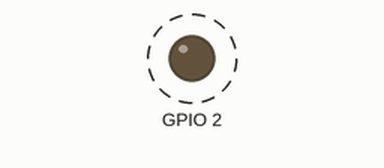
This sketch was run on a simulated ESP8266 (NodeMCU). On the bench: output pins drawn as LEDs (lit = HIGH). Dashed ring = blinking. WiFi joins after 1.5 s; servers stay silent unless stated; what the sketch prints to the serial monitor is not drawn.

Above: at 2.0 s.
Timing chart, 0 to 6.1 s (numbered marks = the images above):
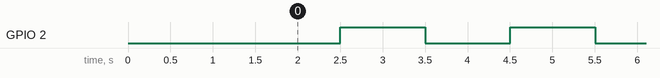

The sketch:

reset_pwr.ino
```cpp
#include <ESP8266WiFi.h>

// Define the restart delay in milliseconds (minutes)
int minutes = 1;
long RESTART_DELAY = minutes * 60 * 1000;

void setup() {
  // Initialize serial communication
  Serial.begin(115200);
  pinMode(2, OUTPUT);

  // Connect to Wi-Fi
  WiFi.begin("wkman_ais", "0900106833");
  while (WiFi.status() != WL_CONNECTED) {
    delay(500);
    Serial.print(".");
  }
  Serial.println("WiFi connected");


}

void loop() {

  for (int i = 1; i <= 100; i++) {
    digitalWrite(2, 0);
    delay(1000);
    digitalWrite(2, 1);
    delay(1000);
    Serial.print("i = ");
    Serial.println(i);
  }

  Serial.println("Restarting in minutes...");
  ESP.restart();


}
```

Measured:
- by itself, GPIO 2: alternates HIGH for 1.0 s and LOW for 1.0 s
